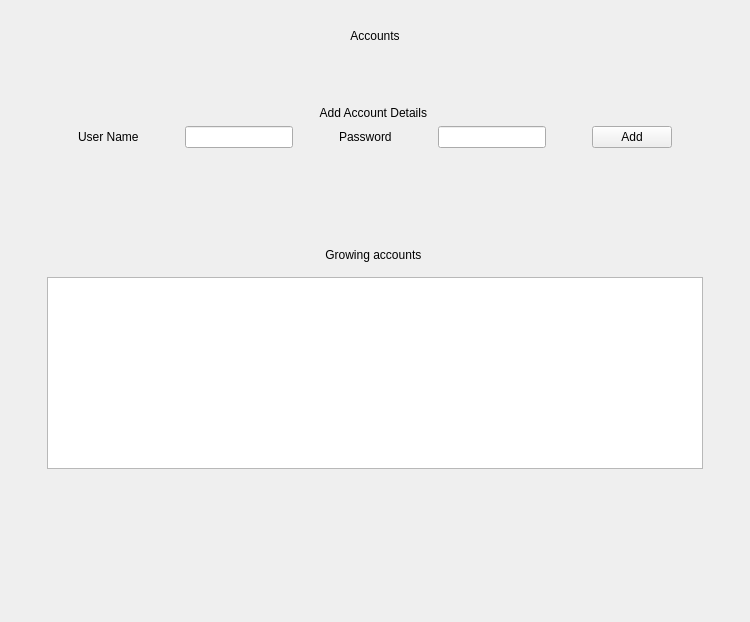
       <widget class="QWidget" name="page">
        <layout class="QHBoxLayout" name="horizontalLayout_15">
         <item>
          <widget class="QWidget" name="widget_12" native="true">
           <layout class="QVBoxLayout" name="verticalLayout_24">
            <item>
             <layout class="QVBoxLayout" name="verticalLayout_23">
              <item>
               <widget class="QWidget" name="widget_20" native="true">
                <layout class="QVBoxLayout" name="verticalLayout_19">
                 <item>
                  <widget class="QLabel" name="label_17">
                   <property name="text">
                    <string>Accounts</string>
                   </property>
                   <property name="alignment">
                    <set>Qt::AlignCenter</set>
                   </property>
                  </widget>
                 </item>
                 <item>
                  <layout class="QVBoxLayout" name="verticalLayout_7">
                   <item>
                    <spacer name="verticalSpacer_9">
                     <property name="orientation">
                      <enum>Qt::Vertical</enum>
                     </property>
                     <property name="sizeHint" stdset="0">
                      <size>
                       <width>20</width>
                       <height>48</height>
                      </size>
                     </property>
                    </spacer>
                   </item>
                   <item>
                    <widget class="QWidget" name="widget_11" native="true">
                     <layout class="QVBoxLayout" name="verticalLayout_6">
                      <item>
                       <widget class="QLabel" name="label_6">
                        <property name="text">
                         <string>Add Account Details </string>
                        </property>
                        <property name="alignment">
                         <set>Qt::AlignCenter</set>
                        </property>
                       </widget>
                      </item>
                      <item>
                       <layout class="QHBoxLayout" name="horizontalLayout_13">
                        <item>
                         <spacer name="horizontalSpacer_6">
                          <property name="orientation">
                           <enum>Qt::Horizontal</enum>
                          </property>
                          <property name="sizeHint" stdset="0">
                           <size>
                            <width>40</width>
                            <height>20</height>
                           </size>
                          </property>
                         </spacer>
                        </item>
                        <item>
                         <widget class="QLabel" name="label">
                          <property name="text">
                           <string>User Name</string>
                          </property>
                         </widget>
                        </item>
                        <item>
                         <spacer name="horizontalSpacer_7">
                          <property name="orientation">
                           <enum>Qt::Horizontal</enum>
                          </property>
                          <property name="sizeHint" stdset="0">
                           <size>
                            <width>40</width>
                            <height>20</height>
                           </size>
                          </property>
                         </spacer>
                        </item>
                        <item>
                         <widget class="QLineEdit" name="lineEdit"/>
                        </item>
                        <item>
                         <spacer name="horizontalSpacer_8">
                          <property name="orientation">
                           <enum>Qt::Horizontal</enum>
                          </property>
                          <property name="sizeHint" stdset="0">
                           <size>
                            <width>40</width>
                            <height>20</height>
                           </size>
                          </property>
                         </spacer>
                        </item>
                        <item>
                         <widget class="QLabel" name="label_2">
                          <property name="text">
                           <string>Password</string>
                          </property>
                         </widget>
                        </item>
                        <item>
                         <spacer name="horizontalSpacer_9">
                          <property name="orientation">
                           <enum>Qt::Horizontal</enum>
                          </property>
                          <property name="sizeHint" stdset="0">
                           <size>
                            <width>40</width>
                            <height>20</height>
                           </size>
                          </property>
                         </spacer>
                        </item>
                        <item>
                         <widget class="QLineEdit" name="lineEdit_2"/>
                        </item>
                        <item>
                         <spacer name="horizontalSpacer_10">
                          <property name="orientation">
                           <enum>Qt::Horizontal</enum>
                          </property>
                          <property name="sizeHint" stdset="0">
                           <size>
                            <width>40</width>
                            <height>20</height>
                           </size>
                          </property>
                         </spacer>
                        </item>
                        <item>
                         <widget class="QPushButton" name="pushButton_2">
                          <property name="text">
                           <string>Add</string>
                          </property>
                         </widget>
                        </item>
                        <item>
                         <spacer name="horizontalSpacer_11">
                          <property name="orientation">
                           <enum>Qt::Horizontal</enum>
                          </property>
                          <property name="sizeHint" stdset="0">
                           <size>
                            <width>40</width>
                            <height>20</height>
                           </size>
                          </property>
                         </spacer>
                        </item>
                       </layout>
                      </item>
                     </layout>
                    </widget>
                   </item>
                   <item>
                    <spacer name="verticalSpacer_10">
                     <property name="orientation">
                      <enum>Qt::Vertical</enum>
                     </property>
                     <property name="sizeHint" stdset="0">
                      <size>
                       <width>20</width>
                       <height>58</height>
                      </size>
                     </property>
                    </spacer>
                   </item>
                  </layout>
                 </item>
                </layout>
               </widget>
              </item>
              <item>
               <widget class="QWidget" name="widget_21" native="true">
                <layout class="QVBoxLayout" name="verticalLayout_20">
                 <item>
                  <layout class="QVBoxLayout" name="verticalLayout_21">
                   <item>
                    <widget class="QWidget" name="widget_28" native="true">
                     <layout class="QVBoxLayout" name="verticalLayout_33">
                      <item>
                       <layout class="QVBoxLayout" name="verticalLayout_34">
                        <item>
                         <widget class="QLabel" name="label_23">
                          <property name="text">
                           <string>Growing accounts </string>
                          </property>
                          <property name="alignment">
                           <set>Qt::AlignCenter</set>
                          </property>
                         </widget>
                        </item>
                        <item>
                         <widget class="QWidget" name="widget_29" native="true">
                          <property name="minimumSize">
                           <size>
                            <width>0</width>
                            <height>200</height>
                           </size>
                          </property>
                          <layout class="QHBoxLayout" name="horizontalLayout_27">
                           <item>
                            <widget class="QTableWidget" name="tableWidget"/>
                           </item>
                          </layout>
                         </widget>
                        </item>
                       </layout>
                      </item>
                     </layout>
                    </widget>
                   </item>
                   <item>
                    <spacer name="verticalSpacer_11">
                     <property name="orientation">
                      <enum>Qt::Vertical</enum>
                     </property>
                     <property name="sizeHint" stdset="0">
                      <size>
                       <width>20</width>
                       <height>48</height>
                      </size>
                     </property>
                    </spacer>
                   </item>
                   <item>
                    <spacer name="verticalSpacer_12">
                     <property name="orientation">
                      <enum>Qt::Vertical</enum>
                     </property>
                     <property name="sizeHint" stdset="0">
                      <size>
                       <width>20</width>
                       <height>58</height>
                      </size>
                     </property>
                    </spacer>
                   </item>
                  </layout>
                 </item>
                </layout>
               </widget>
              </item>
             </layout>
            </item>
           </layout>
          </widget>
         </item>
        </layout>
       </widget>
